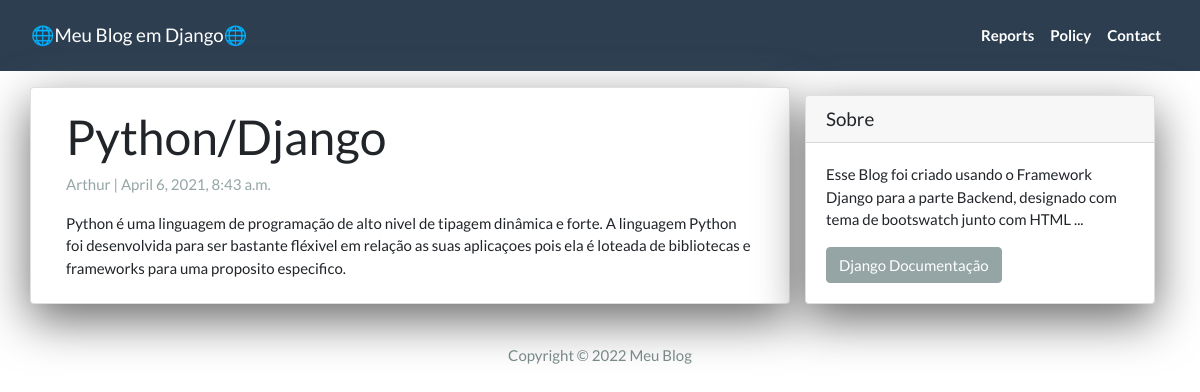
The app's page /Framework/ with its own data.
### App/models.py (models this page shows, shortened)
class Post(models.Model):
  title =  models.CharField(max_length=200, unique=True)
  slug =   models.SlugField(max_length=200, unique=True)
  author = models.ForeignKey(User, on_delete=models.CASCADE, related_name='blog_posts')
  created_on = models.DateTimeField(auto_now_add=True)
  updated_on = models.DateTimeField(auto_now=True)
  content = models.TextField()
  status = models.IntegerField(choices=STATUS, default=0)
  class Meta:
    ordering = ['-created_on']

### App/views.py (the view)
# urls.py: path('<slug:slug>/', views.DetailView.as_view(), name="post_detail"),
class DetailView(generic.DetailView):
  model = Post
  template_name = 'post_detail.html'

### App/templates/post_detail.html
{% extends 'base.html' %}
{% block content %}
<div class="container">
  <div class="row">
    <div class="col-md-8 card mb-4  mt-3 left  top">
      <div class="card-body">
        <h1>{% block title %} {{ object.title }} {% endblock title %}</h1>
        <p class=" text-muted">{{ post.author }} | {{ post.created_on }}</p>
        <p class="card-text ">{{ object.content | safe }}</p>
      </div>
    </div>
    {% block sidebar %} {% include 'sidebar.html' %} {% endblock sidebar %}
  </div>
</div>
{% endblock content %}

### App/templates/sidebar.html (style rules this page uses)
.card { box-shadow: 0 16px 48px #6a6a6b; }

### records on screen
Post: title "Python/Django", author "Arthur", created_on "April 6, 2021, 8:43 a.m.", content "Python é uma linguagem de programação de alto nivel de tipagem dinâmica e forte. A linguagem Python foi desenvolvida para ser bastante fléxivel em relação as suas aplicaçoes pois ela é loteada de bibliotecas e frameworks para uma proposito especifico."
